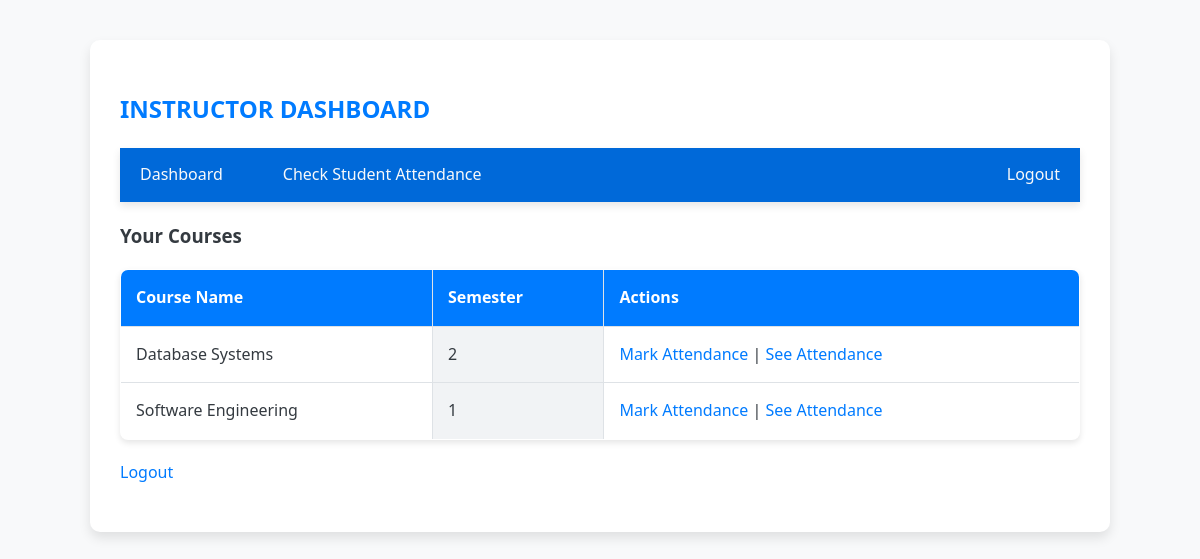
The page /instructor/ (signed in) on the database its author committed.
### tables this page shows
CREATE TABLE `courses` (
  `course_id` int(11) NOT NULL,
  `course_name` varchar(100) NOT NULL,
  `course_description` text,
  `semester` int(11) DEFAULT NULL
);

### instructor/index.php (the view, shortened to what this page needs)
<?php
include '../db_connect.php';
$instructor_id = $_SESSION['instructor_id'];
$sql = "SELECT Courses.course_id, Courses.course_name, Courses.semester
        FROM Courses
        INNER JOIN Course_Instructors ON Courses.course_id = Course_Instructors.course_id
        WHERE Course_Instructors.instructor_id = ?";
$stmt = $conn->prepare($sql);
$stmt->bind_param("i", $instructor_id);
$stmt->execute();
$result = $stmt->get_result();
$courses = $result->fetch_all(MYSQLI_ASSOC);
?>
<!DOCTYPE html>
<html>
<head>
    <link rel="stylesheet" type="text/css" href="/css/style.css">
</head>
<body>
    <div class="container">
        <h2>Instructor Dashboard</h2>
        <?php include './components/navbar.php'; ?>
        <h3>Your Courses</h3>
        <table>
            <thead>
                <tr>
                    <th>Course Name</th>
                    <th>Semester</th>
                    <th>Actions</th>
                </tr>
            </thead>
            <tbody>
                <?php foreach ($courses as $course) : ?>
                    <tr>
                        <td><?php echo htmlspecialchars($course['course_name']); ?></td>
                        <td><?php echo htmlspecialchars($course['semester']); ?></td>
                        <td>
                            <a href="./manage_student/mark_attendance.php?course_id=<?php echo $course['course_id']; ?>">Mark Attendance</a> |
                            <a href="./manage_student/see_attendance.php?sem_id=<?php echo $course['semester']; ?>&course_id=<?php echo $course['course_id']; ?>">See Attendance</a>
                        </td>
                    </tr>
                <?php endforeach; ?>
            </tbody>
        </table>
        <p><a href="logout.php">Logout</a></p>
    </div>
</body>
</html>

### css/style.css (style rules this page uses)
body { font-family: 'Segoe UI', Tahoma, Geneva, Verdana, sans-serif; background-color: #f8f9fa; margin: 0; padding: 0; line-height: 1.6; color: #343a40; }
.container { width: 80%; margin: 40px auto; padding: 30px; background-color: #ffffff; box-shadow: 0 6px 12px rgba(0, 0, 0, 0.1); border-radius: 10px; }
h2 { color: #007bff; margin-bottom: 20px; font-weight: 700; text-transform: uppercase; }
table { width: 100%; border-collapse: collapse; margin-bottom: 20px; background-color: #ffffff; border-radius: 8px; overflow: hidden; box-shadow: 0 3px 6px rgba(0, 0, 0, 0.1); }
table, th, td { border: 1px solid #dee2e6; }
th, td { padding: 15px; text-align: left; }
th { background-color: #007bff; color: white; font-weight: 600; }
td { background-color: #ffffff; }
td:nth-child(even) { background-color: #f1f3f5; }
a { color: #007bff; text-decoration: none; transition: color 0.3s; }

### rows shown on the page
courses: course_name "Database Systems", semester "2"
courses: course_name "Software Engineering", semester "1"
